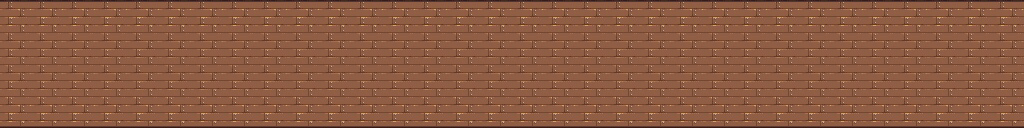

Below is a game level as drawn by its tile map, then a one-line description and the .tmx file that defines it, in full:
An orthogonal 32x4 tile map with 32x32 px tiles, 1 tile layer (Camada de Tiles 1).

<map version="1.8" tiledversion="1.8.3" orientation="orthogonal" renderorder="right-down" width="32" height="4" tilewidth="32" tileheight="32" infinite="0" nextlayerid="2" nextobjectid="1">
 <tileset firstgid="1" source="Tileset.tsx" />
 <layer id="1" name="Camada de Tiles 1" width="32" height="4">
  <data encoding="csv">
18,18,18,18,18,18,18,18,18,18,18,18,18,18,18,18,18,18,18,18,18,18,18,18,18,18,18,18,18,18,18,18,
30,30,30,30,30,30,30,30,30,30,30,30,30,30,30,30,30,30,30,30,30,30,30,30,30,30,30,30,30,30,30,30,
30,30,30,30,30,30,30,30,30,30,30,30,30,30,30,30,30,30,30,30,30,30,30,30,30,30,30,30,30,30,30,30,
42,42,42,42,42,42,42,42,42,42,42,42,42,42,42,42,42,42,42,42,42,42,42,42,42,42,42,42,42,42,42,42
</data>
 </layer>
</map>